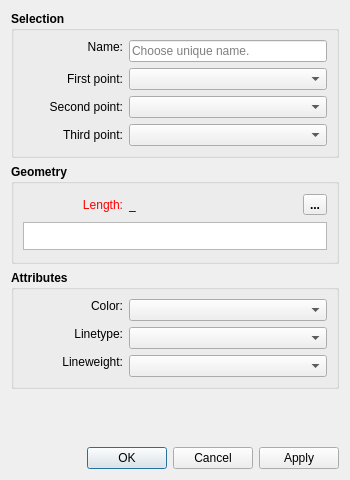
<?xml version="1.0" encoding="UTF-8"?>
<ui version="4.0">
 <class>DialogBisector</class>
 <widget class="QDialog" name="DialogBisector">
  <property name="geometry">
   <rect>
    <x>0</x>
    <y>0</y>
    <width>350</width>
    <height>480</height>
   </rect>
  </property>
  <property name="minimumSize">
   <size>
    <width>270</width>
    <height>480</height>
   </size>
  </property>
  <property name="windowTitle">
   <string>Point - On Bisector</string>
  </property>
  <property name="windowIcon">
   <iconset resource="../../../vmisc/share/resources/icon.qrc">
    <normaloff>:/icon/64x64/icon64x64.png</normaloff>:/icon/64x64/icon64x64.png</iconset>
  </property>
  <property name="modal">
   <bool>true</bool>
  </property>
  <layout class="QVBoxLayout" name="verticalLayout">
   <item>
    <widget class="QGroupBox" name="selection_GroupBox">
     <property name="sizePolicy">
      <sizepolicy hsizetype="Preferred" vsizetype="Preferred">
       <horstretch>0</horstretch>
       <verstretch>0</verstretch>
      </sizepolicy>
     </property>
     <property name="minimumSize">
      <size>
       <width>0</width>
       <height>120</height>
      </size>
     </property>
     <property name="font">
      <font>
       <pointsize>9</pointsize>
       <bold>true</bold>
      </font>
     </property>
     <property name="title">
      <string>Selection</string>
     </property>
     <layout class="QFormLayout" name="formLayout">
      <item row="0" column="0">
       <widget class="QLabel" name="labelEditNamePoint">
        <property name="sizePolicy">
         <sizepolicy hsizetype="Fixed" vsizetype="Fixed">
          <horstretch>0</horstretch>
          <verstretch>0</verstretch>
         </sizepolicy>
        </property>
        <property name="minimumSize">
         <size>
          <width>100</width>
          <height>0</height>
         </size>
        </property>
        <property name="font">
         <font>
          <pointsize>9</pointsize>
          <bold>false</bold>
         </font>
        </property>
        <property name="text">
         <string>Name:</string>
        </property>
        <property name="alignment">
         <set>Qt::AlignRight|Qt::AlignTrailing|Qt::AlignVCenter</set>
        </property>
       </widget>
      </item>
      <item row="0" column="1">
       <widget class="QLineEdit" name="lineEditNamePoint">
        <property name="sizePolicy">
         <sizepolicy hsizetype="Expanding" vsizetype="Preferred">
          <horstretch>0</horstretch>
          <verstretch>0</verstretch>
         </sizepolicy>
        </property>
        <property name="minimumSize">
         <size>
          <width>80</width>
          <height>0</height>
         </size>
        </property>
        <property name="font">
         <font>
          <pointsize>9</pointsize>
          <bold>false</bold>
         </font>
        </property>
        <property name="focusPolicy">
         <enum>Qt::StrongFocus</enum>
        </property>
        <property name="toolTip">
         <string>Unique name</string>
        </property>
        <property name="placeholderText">
         <string>Choose unique name.</string>
        </property>
       </widget>
      </item>
      <item row="1" column="0">
       <widget class="QLabel" name="labelFirstPoint">
        <property name="sizePolicy">
         <sizepolicy hsizetype="Preferred" vsizetype="Preferred">
          <horstretch>0</horstretch>
          <verstretch>0</verstretch>
         </sizepolicy>
        </property>
        <property name="minimumSize">
         <size>
          <width>100</width>
          <height>0</height>
         </size>
        </property>
        <property name="font">
         <font>
          <pointsize>9</pointsize>
          <bold>false</bold>
         </font>
        </property>
        <property name="text">
         <string>First point:</string>
        </property>
        <property name="alignment">
         <set>Qt::AlignRight|Qt::AlignTrailing|Qt::AlignVCenter</set>
        </property>
       </widget>
      </item>
      <item row="1" column="1">
       <widget class="QComboBox" name="comboBoxFirstPoint">
        <property name="sizePolicy">
         <sizepolicy hsizetype="Expanding" vsizetype="Preferred">
          <horstretch>0</horstretch>
          <verstretch>0</verstretch>
         </sizepolicy>
        </property>
        <property name="minimumSize">
         <size>
          <width>80</width>
          <height>0</height>
         </size>
        </property>
        <property name="font">
         <font>
          <pointsize>9</pointsize>
          <bold>false</bold>
         </font>
        </property>
       </widget>
      </item>
      <item row="2" column="0">
       <widget class="QLabel" name="labelSecondPoint">
        <property name="sizePolicy">
         <sizepolicy hsizetype="Preferred" vsizetype="Preferred">
          <horstretch>0</horstretch>
          <verstretch>0</verstretch>
         </sizepolicy>
        </property>
        <property name="minimumSize">
         <size>
          <width>100</width>
          <height>0</height>
         </size>
        </property>
        <property name="font">
         <font>
          <pointsize>9</pointsize>
          <bold>false</bold>
         </font>
        </property>
        <property name="text">
         <string>Second point:</string>
        </property>
        <property name="alignment">
         <set>Qt::AlignRight|Qt::AlignTrailing|Qt::AlignVCenter</set>
        </property>
       </widget>
      </item>
      <item row="2" column="1">
       <widget class="QComboBox" name="comboBoxSecondPoint">
        <property name="sizePolicy">
         <sizepolicy hsizetype="Expanding" vsizetype="Preferred">
          <horstretch>0</horstretch>
          <verstretch>0</verstretch>
         </sizepolicy>
        </property>
        <property name="minimumSize">
         <size>
          <width>80</width>
          <height>0</height>
         </size>
        </property>
        <property name="font">
         <font>
          <pointsize>9</pointsize>
          <bold>false</bold>
         </font>
        </property>
       </widget>
      </item>
      <item row="3" column="0">
       <widget class="QLabel" name="labelThirdPoint">
        <property name="sizePolicy">
         <sizepolicy hsizetype="Preferred" vsizetype="Preferred">
          <horstretch>0</horstretch>
          <verstretch>0</verstretch>
         </sizepolicy>
        </property>
        <property name="minimumSize">
         <size>
          <width>100</width>
          <height>0</height>
         </size>
        </property>
        <property name="font">
         <font>
          <pointsize>9</pointsize>
          <bold>false</bold>
         </font>
        </property>
        <property name="text">
         <string>Third point:</string>
        </property>
        <property name="alignment">
         <set>Qt::AlignRight|Qt::AlignTrailing|Qt::AlignVCenter</set>
        </property>
       </widget>
      </item>
      <item row="3" column="1">
       <widget class="QComboBox" name="comboBoxThirdPoint">
        <property name="sizePolicy">
         <sizepolicy hsizetype="Expanding" vsizetype="Preferred">
          <horstretch>0</horstretch>
          <verstretch>0</verstretch>
         </sizepolicy>
        </property>
        <property name="minimumSize">
         <size>
          <width>80</width>
          <height>0</height>
         </size>
        </property>
        <property name="font">
         <font>
          <pointsize>9</pointsize>
          <bold>false</bold>
         </font>
        </property>
       </widget>
      </item>
     </layout>
    </widget>
   </item>
   <item>
    <widget class="QGroupBox" name="geometry_GroupBox">
     <property name="sizePolicy">
      <sizepolicy hsizetype="Expanding" vsizetype="Preferred">
       <horstretch>0</horstretch>
       <verstretch>0</verstretch>
      </sizepolicy>
     </property>
     <property name="minimumSize">
      <size>
       <width>0</width>
       <height>100</height>
      </size>
     </property>
     <property name="font">
      <font>
       <pointsize>9</pointsize>
       <bold>true</bold>
      </font>
     </property>
     <property name="title">
      <string>Geometry</string>
     </property>
     <layout class="QVBoxLayout" name="verticalLayout_2">
      <item>
       <layout class="QHBoxLayout" name="horizontalLayout">
        <item alignment="Qt::AlignLeft">
         <widget class="QLabel" name="labelEditFormula">
          <property name="sizePolicy">
           <sizepolicy hsizetype="Fixed" vsizetype="Preferred">
            <horstretch>0</horstretch>
            <verstretch>0</verstretch>
           </sizepolicy>
          </property>
          <property name="minimumSize">
           <size>
            <width>100</width>
            <height>0</height>
           </size>
          </property>
          <property name="palette">
           <palette>
            <active>
             <colorrole role="WindowText">
              <brush brushstyle="SolidPattern">
               <color alpha="255">
                <red>255</red>
                <green>0</green>
                <blue>0</blue>
               </color>
              </brush>
             </colorrole>
            </active>
            <inactive>
             <colorrole role="WindowText">
              <brush brushstyle="SolidPattern">
               <color alpha="255">
                <red>255</red>
                <green>0</green>
                <blue>0</blue>
               </color>
              </brush>
             </colorrole>
            </inactive>
            <disabled>
             <colorrole role="WindowText">
              <brush brushstyle="SolidPattern">
               <color alpha="255">
                <red>159</red>
                <green>158</green>
                <blue>158</blue>
               </color>
              </brush>
             </colorrole>
            </disabled>
           </palette>
          </property>
          <property name="font">
           <font>
            <pointsize>9</pointsize>
            <bold>false</bold>
           </font>
          </property>
          <property name="text">
           <string>Length:</string>
          </property>
          <property name="alignment">
           <set>Qt::AlignRight|Qt::AlignTrailing|Qt::AlignVCenter</set>
          </property>
         </widget>
        </item>
        <item>
         <widget class="QLabel" name="labelResultCalculation">
          <property name="sizePolicy">
           <sizepolicy hsizetype="Fixed" vsizetype="Preferred">
            <horstretch>0</horstretch>
            <verstretch>0</verstretch>
           </sizepolicy>
          </property>
          <property name="minimumSize">
           <size>
            <width>85</width>
            <height>0</height>
           </size>
          </property>
          <property name="font">
           <font>
            <pointsize>9</pointsize>
            <bold>false</bold>
           </font>
          </property>
          <property name="toolTip">
           <string>Value</string>
          </property>
          <property name="whatsThis">
           <string notr="true"/>
          </property>
          <property name="text">
           <string notr="true">_</string>
          </property>
         </widget>
        </item>
        <item>
         <spacer name="horizontalSpacer">
          <property name="orientation">
           <enum>Qt::Horizontal</enum>
          </property>
          <property name="sizeHint" stdset="0">
           <size>
            <width>10</width>
            <height>20</height>
           </size>
          </property>
         </spacer>
        </item>
        <item alignment="Qt::AlignRight">
         <widget class="QToolButton" name="toolButtonExprLength">
          <property name="toolTip">
           <string>Formula wizard</string>
          </property>
          <property name="text">
           <string notr="true">...</string>
          </property>
          <property name="icon">
           <iconset resource="../../../vmisc/share/resources/icon.qrc">
            <normaloff>:/tsvg/seamly/fx.tsvg</normaloff>:/tsvg/seamly/fx.tsvg</iconset>
          </property>
          <property name="iconSize">
           <size>
            <width>24</width>
            <height>24</height>
           </size>
          </property>
         </widget>
        </item>
       </layout>
      </item>
      <item>
       <widget class="ExpandingTextEdit" name="plainTextEditFormula">
        <property name="sizePolicy">
         <sizepolicy hsizetype="Expanding" vsizetype="Preferred">
          <horstretch>0</horstretch>
          <verstretch>0</verstretch>
         </sizepolicy>
        </property>
        <property name="maximumSize">
         <size>
          <width>16777215</width>
          <height>28</height>
         </size>
        </property>
        <property name="font">
         <font>
          <pointsize>9</pointsize>
          <bold>false</bold>
         </font>
        </property>
        <property name="toolTip">
         <string>Calculation</string>
        </property>
        <property name="tabChangesFocus">
         <bool>true</bool>
        </property>
       </widget>
      </item>
     </layout>
    </widget>
   </item>
   <item>
    <widget class="QGroupBox" name="attributes_GroupBox">
     <property name="minimumSize">
      <size>
       <width>240</width>
       <height>0</height>
      </size>
     </property>
     <property name="font">
      <font>
       <pointsize>9</pointsize>
       <bold>true</bold>
      </font>
     </property>
     <property name="title">
      <string>Attributes</string>
     </property>
     <layout class="QFormLayout" name="formLayout_2">
      <item row="0" column="0">
       <widget class="QLabel" name="lineColor_Label">
        <property name="sizePolicy">
         <sizepolicy hsizetype="MinimumExpanding" vsizetype="Fixed">
          <horstretch>0</horstretch>
          <verstretch>0</verstretch>
         </sizepolicy>
        </property>
        <property name="minimumSize">
         <size>
          <width>100</width>
          <height>0</height>
         </size>
        </property>
        <property name="maximumSize">
         <size>
          <width>16777215</width>
          <height>16777215</height>
         </size>
        </property>
        <property name="font">
         <font>
          <pointsize>9</pointsize>
          <bold>false</bold>
         </font>
        </property>
        <property name="text">
         <string>Color:</string>
        </property>
        <property name="alignment">
         <set>Qt::AlignRight|Qt::AlignTrailing|Qt::AlignVCenter</set>
        </property>
       </widget>
      </item>
      <item row="0" column="1">
       <widget class="ColorComboBox" name="lineColor_ComboBox">
        <property name="sizePolicy">
         <sizepolicy hsizetype="Expanding" vsizetype="Preferred">
          <horstretch>0</horstretch>
          <verstretch>0</verstretch>
         </sizepolicy>
        </property>
        <property name="minimumSize">
         <size>
          <width>80</width>
          <height>0</height>
         </size>
        </property>
        <property name="font">
         <font>
          <pointsize>9</pointsize>
          <bold>false</bold>
         </font>
        </property>
       </widget>
      </item>
      <item row="1" column="0">
       <widget class="QLabel" name="lineType_Label">
        <property name="sizePolicy">
         <sizepolicy hsizetype="MinimumExpanding" vsizetype="Fixed">
          <horstretch>0</horstretch>
          <verstretch>0</verstretch>
         </sizepolicy>
        </property>
        <property name="minimumSize">
         <size>
          <width>100</width>
          <height>0</height>
         </size>
        </property>
        <property name="maximumSize">
         <size>
          <width>16777215</width>
          <height>16777215</height>
         </size>
        </property>
        <property name="font">
         <font>
          <pointsize>9</pointsize>
          <bold>false</bold>
         </font>
        </property>
        <property name="text">
         <string>Linetype:</string>
        </property>
        <property name="alignment">
         <set>Qt::AlignRight|Qt::AlignTrailing|Qt::AlignVCenter</set>
        </property>
       </widget>
      </item>
      <item row="1" column="1">
       <widget class="LineTypeComboBox" name="lineType_ComboBox">
        <property name="sizePolicy">
         <sizepolicy hsizetype="Expanding" vsizetype="Preferred">
          <horstretch>0</horstretch>
          <verstretch>0</verstretch>
         </sizepolicy>
        </property>
        <property name="minimumSize">
         <size>
          <width>80</width>
          <height>0</height>
         </size>
        </property>
        <property name="maximumSize">
         <size>
          <width>16777215</width>
          <height>16777215</height>
         </size>
        </property>
        <property name="font">
         <font>
          <pointsize>9</pointsize>
          <bold>false</bold>
         </font>
        </property>
       </widget>
      </item>
      <item row="2" column="0">
       <widget class="QLabel" name="lineWeight_Label">
        <property name="sizePolicy">
         <sizepolicy hsizetype="MinimumExpanding" vsizetype="Fixed">
          <horstretch>0</horstretch>
          <verstretch>0</verstretch>
         </sizepolicy>
        </property>
        <property name="minimumSize">
         <size>
          <width>100</width>
          <height>0</height>
         </size>
        </property>
        <property name="maximumSize">
         <size>
          <width>16777215</width>
          <height>16777215</height>
         </size>
        </property>
        <property name="font">
         <font>
          <pointsize>9</pointsize>
          <bold>false</bold>
         </font>
        </property>
        <property name="text">
         <string>Lineweight:</string>
        </property>
        <property name="alignment">
         <set>Qt::AlignRight|Qt::AlignTrailing|Qt::AlignVCenter</set>
        </property>
       </widget>
      </item>
      <item row="2" column="1">
       <widget class="LineWeightComboBox" name="lineWeight_ComboBox">
        <property name="sizePolicy">
         <sizepolicy hsizetype="Expanding" vsizetype="Preferred">
          <horstretch>0</horstretch>
          <verstretch>0</verstretch>
         </sizepolicy>
        </property>
        <property name="minimumSize">
         <size>
          <width>80</width>
          <height>0</height>
         </size>
        </property>
        <property name="font">
         <font>
          <pointsize>9</pointsize>
          <bold>false</bold>
         </font>
        </property>
       </widget>
      </item>
     </layout>
    </widget>
   </item>
   <item>
    <spacer name="verticalSpacer">
     <property name="orientation">
      <enum>Qt::Vertical</enum>
     </property>
     <property name="sizeHint" stdset="0">
      <size>
       <width>20</width>
       <height>32</height>
      </size>
     </property>
    </spacer>
   </item>
   <item>
    <widget class="QDialogButtonBox" name="buttonBox">
     <property name="focusPolicy">
      <enum>Qt::NoFocus</enum>
     </property>
     <property name="locale">
      <locale language="English" country="UnitedStates"/>
     </property>
     <property name="orientation">
      <enum>Qt::Horizontal</enum>
     </property>
     <property name="standardButtons">
      <set>QDialogButtonBox::Apply|QDialogButtonBox::Cancel|QDialogButtonBox::Ok</set>
     </property>
    </widget>
   </item>
  </layout>
 </widget>
 <customwidgets>
  <customwidget>
   <class>ColorComboBox</class>
   <extends>QComboBox</extends>
   <header location="global">color_combobox.h</header>
  </customwidget>
  <customwidget>
   <class>LineTypeComboBox</class>
   <extends>QComboBox</extends>
   <header location="global">linetype_combobox.h</header>
  </customwidget>
  <customwidget>
   <class>LineWeightComboBox</class>
   <extends>QComboBox</extends>
   <header location="global">lineweight_combobox.h</header>
  </customwidget>
  <customwidget>
   <class>ExpandingTextEdit</class>
   <extends>QPlainTextEdit</extends>
   <header>expandingtextedit.h</header>
  </customwidget>
 </customwidgets>
 <tabstops>
  <tabstop>lineEditNamePoint</tabstop>
  <tabstop>comboBoxFirstPoint</tabstop>
  <tabstop>comboBoxSecondPoint</tabstop>
  <tabstop>comboBoxThirdPoint</tabstop>
  <tabstop>toolButtonExprLength</tabstop>
  <tabstop>plainTextEditFormula</tabstop>
  <tabstop>lineColor_ComboBox</tabstop>
  <tabstop>lineType_ComboBox</tabstop>
  <tabstop>lineWeight_ComboBox</tabstop>
 </tabstops>
 <resources>
  <include location="../../../vmisc/share/resources/icon.qrc"/>
 </resources>
 <connections>
  <connection>
   <sender>buttonBox</sender>
   <signal>accepted()</signal>
   <receiver>DialogBisector</receiver>
   <slot>accept()</slot>
   <hints>
    <hint type="sourcelabel">
     <x>248</x>
     <y>254</y>
    </hint>
    <hint type="destinationlabel">
     <x>157</x>
     <y>274</y>
    </hint>
   </hints>
  </connection>
  <connection>
   <sender>buttonBox</sender>
   <signal>rejected()</signal>
   <receiver>DialogBisector</receiver>
   <slot>reject()</slot>
   <hints>
    <hint type="sourcelabel">
     <x>316</x>
     <y>260</y>
    </hint>
    <hint type="destinationlabel">
     <x>286</x>
     <y>274</y>
    </hint>
   </hints>
  </connection>
 </connections>
</ui>
